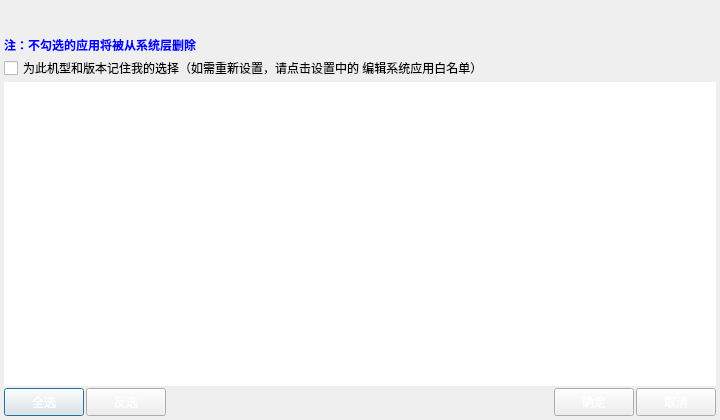
<?xml version="1.0" encoding="UTF-8"?>
<ui version="4.0">
 <class>DialogSelToClean</class>
 <widget class="QDialog" name="DialogSelToClean">
  <property name="geometry">
   <rect>
    <x>0</x>
    <y>0</y>
    <width>720</width>
    <height>420</height>
   </rect>
  </property>
  <property name="windowTitle">
   <string>选择要保留的应用</string>
  </property>
  <property name="styleSheet">
   <string notr="true">QWidget {
	font: 25 9pt &quot;微软雅黑&quot;;
}

#label_name {
	font: 75 10pt &quot;Consolas&quot;;
	font-weight: bold;
}

#label_hint {
	font-weight: bold;
	color: #0000ff;
}

QTreeView::item {
	margin: 5px;
}

QPushButton {
	color: #ffffff;
	border-width: 2px;
	border-image: url(:/skins/skins/btn_blue.png) 2 2;
	min-width: 64px;
	min-height: 20px;
}

QPushButton::hover {
	color: #ffffff;
	border-width: 2px;
	border-image: url(:/skins/skins/btn_blue_hover.png) 2 2;
}

QPushButton::pressed {
	color: #ffffff;
	border-width: 2px;
	border-image: url(:/skins/skins/btn_blue_pressed.png) 2 2;
}
</string>
  </property>
  <layout class="QGridLayout" name="gridLayout">
   <property name="leftMargin">
    <number>4</number>
   </property>
   <property name="topMargin">
    <number>4</number>
   </property>
   <property name="rightMargin">
    <number>4</number>
   </property>
   <property name="bottomMargin">
    <number>4</number>
   </property>
   <property name="spacing">
    <number>2</number>
   </property>
   <item row="0" column="0" colspan="5">
    <widget class="QLabel" name="label_name">
     <property name="text">
      <string/>
     </property>
    </widget>
   </item>
   <item row="3" column="0" colspan="5">
    <widget class="QCheckBox" name="checkBox">
     <property name="text">
      <string>为此机型和版本记住我的选择（如需重新设置，请点击设置中的 编辑系统应用白名单）</string>
     </property>
    </widget>
   </item>
   <item row="5" column="0">
    <widget class="QPushButton" name="btn_selall">
     <property name="text">
      <string>全选</string>
     </property>
    </widget>
   </item>
   <item row="5" column="3">
    <widget class="QPushButton" name="btn_ok">
     <property name="text">
      <string>确定</string>
     </property>
    </widget>
   </item>
   <item row="4" column="0" colspan="5">
    <widget class="QTreeView" name="tv_applist">
     <property name="frameShape">
      <enum>QFrame::NoFrame</enum>
     </property>
     <property name="editTriggers">
      <set>QAbstractItemView::NoEditTriggers</set>
     </property>
     <property name="alternatingRowColors">
      <bool>true</bool>
     </property>
     <property name="iconSize">
      <size>
       <width>32</width>
       <height>32</height>
      </size>
     </property>
     <property name="indentation">
      <number>5</number>
     </property>
     <property name="sortingEnabled">
      <bool>true</bool>
     </property>
    </widget>
   </item>
   <item row="5" column="2">
    <spacer name="horizontalSpacer">
     <property name="orientation">
      <enum>Qt::Horizontal</enum>
     </property>
     <property name="sizeHint" stdset="0">
      <size>
       <width>53</width>
       <height>20</height>
      </size>
     </property>
    </spacer>
   </item>
   <item row="5" column="1">
    <widget class="QPushButton" name="btn_selrev">
     <property name="text">
      <string>反选</string>
     </property>
    </widget>
   </item>
   <item row="1" column="0" colspan="5">
    <widget class="QLabel" name="label_signature">
     <property name="text">
      <string/>
     </property>
    </widget>
   </item>
   <item row="5" column="4">
    <widget class="QPushButton" name="btn_cancel">
     <property name="text">
      <string>取消</string>
     </property>
    </widget>
   </item>
   <item row="2" column="0" colspan="5">
    <widget class="QLabel" name="label_hint">
     <property name="text">
      <string>注：不勾选的应用将被从系统层删除</string>
     </property>
    </widget>
   </item>
  </layout>
 </widget>
 <tabstops>
  <tabstop>checkBox</tabstop>
  <tabstop>tv_applist</tabstop>
  <tabstop>btn_selall</tabstop>
  <tabstop>btn_selrev</tabstop>
  <tabstop>btn_ok</tabstop>
  <tabstop>btn_cancel</tabstop>
 </tabstops>
 <resources/>
 <connections>
  <connection>
   <sender>btn_cancel</sender>
   <signal>clicked()</signal>
   <receiver>DialogSelToClean</receiver>
   <slot>reject()</slot>
   <hints>
    <hint type="sourcelabel">
     <x>688</x>
     <y>404</y>
    </hint>
    <hint type="destinationlabel">
     <x>687</x>
     <y>452</y>
    </hint>
   </hints>
  </connection>
 </connections>
</ui>
